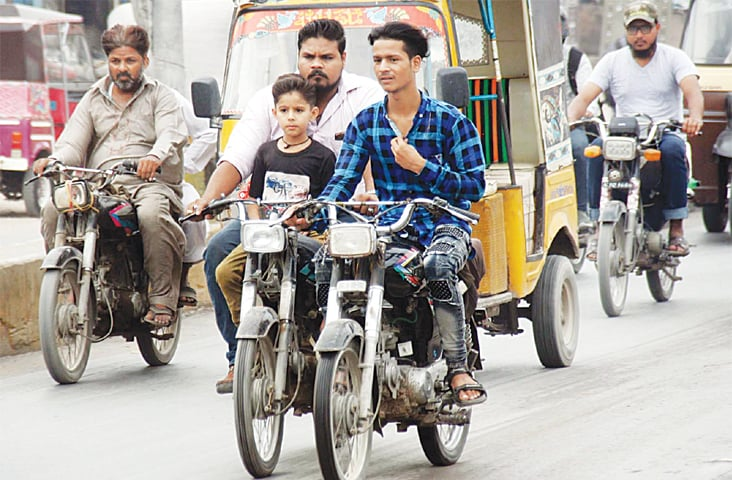
#> input picture data/helmet_images/1.jpg, 732 x 480 px
$ python -i detect_lane.py   (imports and definitions only)
#> lines starting #> are read from the running program, lines starting #| are printed output that depends on the picture
#> further down, picture is the input picture: shape (480, 732, 3); mean B, G, R 158, 163.3, 169
# [56 lines of commented-out code are left out]
import cv2
import numpy as np

def detect_lane_violation(frame):
    """
    Returns:
        1 = lane structure exists (violation logic allowed)
        0 = no reliable lane → no violation
    """

    gray = cv2.cvtColor(frame, cv2.COLOR_BGR2GRAY)
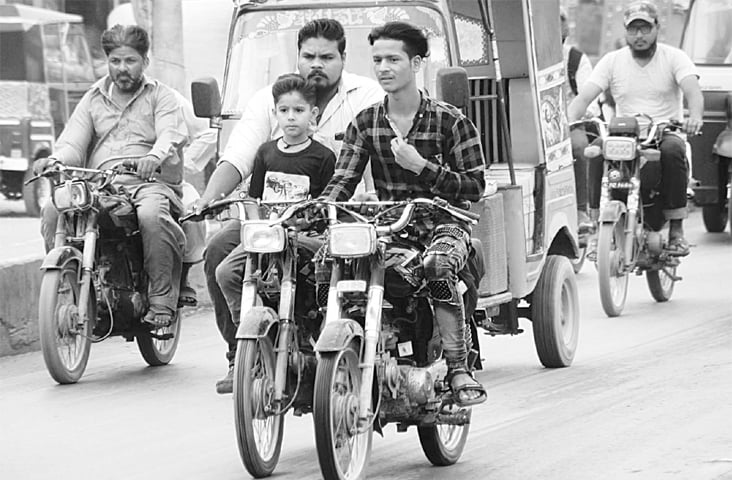
#> gray: shape (480, 732); min 0, max 255, mean 164.4
    blur = cv2.GaussianBlur(gray, (5, 5), 0)
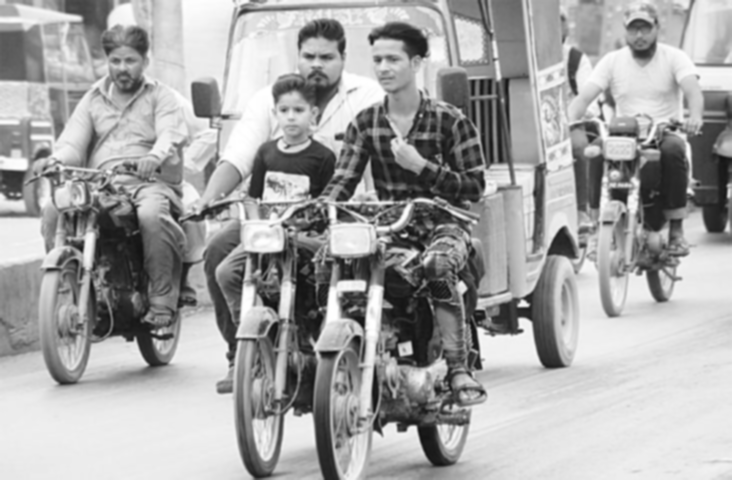
#> blur: shape (480, 732); min 13, max 255, mean 164.4
    edges = cv2.Canny(blur, 80, 160)
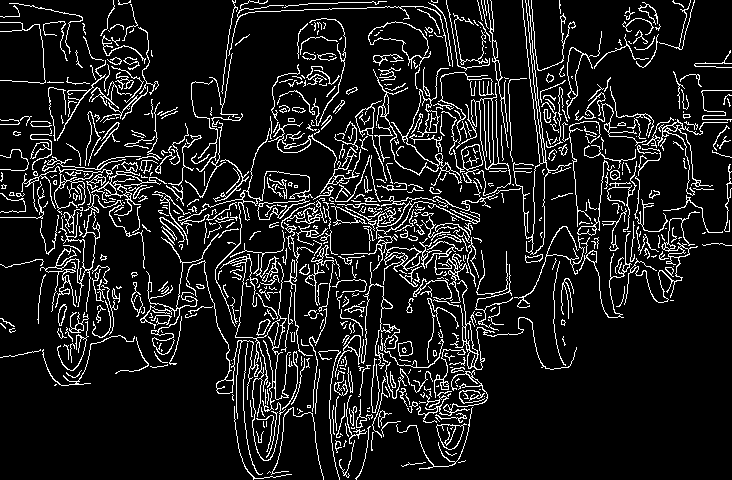
#> edges: shape (480, 732); 11.1% white in thin lines or dots

    h, w = edges.shape
#> h = 480; w = 732

    # Bottom road region only
    roi = edges[int(h * 0.65):h, int(w * 0.30):int(w * 0.70)]
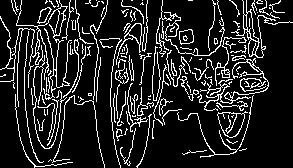
#> roi: shape (168, 293); 14% white in thin lines or dots

    lines = cv2.HoughLinesP(
        roi,
        rho=1,
        theta=np.pi / 180,
        threshold=150,
        minLineLength=180,
        maxLineGap=40
    )
#> lines = None

    if lines is None:
        return 0

    vertical_lines = 0

    for line in lines:
        x1, y1, x2, y2 = line[0]
        angle = abs(np.degrees(np.arctan2(y2 - y1, x2 - x1)))

        if 65 < angle < 115:
            length = np.hypot(x2 - x1, y2 - y1)
            if length > 150:
                vertical_lines += 1

    # Require strong lane structure
    if vertical_lines >= 3:
        return 1

    return 0


# [45 lines of commented-out code are left out]

>>> import cv2
>>> picture = cv2.imread('../data/helmet_images/1.jpg')
>>> result = detect_lane_violation(picture)
#> result = 0
